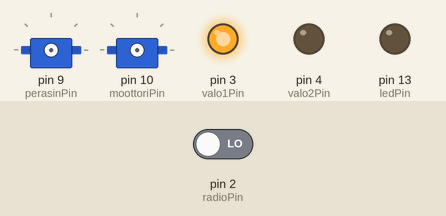
This sketch was run on a simulated Arduino Pro Mini, built with avr-gcc and run on an emulated ATmega328P. On the bench: 2 × servo, output pins drawn as LEDs (lit = HIGH). Wiring (inferred from the names in the program): 2 × servo: signal pin 9 / signal pin 10. Inputs (shaded band) come from the test bench; at power-on: pin 2 (radioPin) LOW. Servo pulses on a pin are drawn as a servo (544–2400 µs = 0–180°); pins used as bus, display or sensor lines are not drawn.

Above: at 0.1 s.
At 1.1 s:
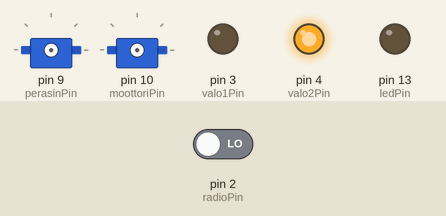
At 2.1 s:
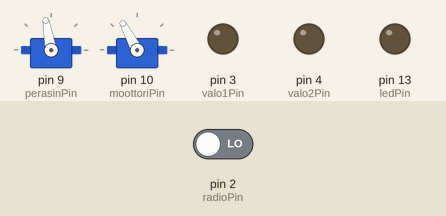
Timing chart, 0 to 3.6 s (numbered marks = the images above):
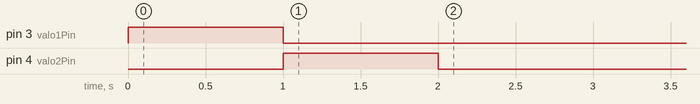

The sketch:

receiver.ino
```cpp
// versio 1.1 (1000 baudia)
// Kauko-ohjattavan veneen vastaanotinyksikkö
// lahettimen pulssi: prescaler 64, 250 pulssia = pulssi 16000 välein.
// vastaanottimen pulssi 64 kertaa nopeampi, eli 250. Prescaler 1 ja katto 250
// millisekunnissa on yhteensä 16000 kellopulssia, eli 64 keskeytystä.
// 21.1.2020: lisätty vilkkuvalot

// board: Arduino pro mini

// lahettimeta tulee 19.2 käskyä sekunnissa, yhteensä 52bit koodi koko ajan peräkkäin.


// ver 9/2021: keskeytys tulee 8x125=1000 kellopulssin välein. Neljä kertaa hitaammin kuin aiemmin.

const uint8_t radioPin=2;
const uint8_t valo1Pin=3;
const uint8_t valo2Pin=4;
const uint8_t ledPin=13;
const uint8_t perasinPin=9;
const uint8_t moottoriPin=10;

uint16_t servopulssit=0,valopulssit=0,valoVaihe=1;
uint16_t perasin=25;
uint8_t moottori=28;
uint8_t valot=0;
uint8_t sample,avrSample=0,edellinenSample=0,ramp=0,bitti=0,radioPreScaler=0,bittilkm,parsdata,virhe,bitti8=0;
boolean tulossa=false;
uint32_t tullutData=0xFFFFFFFF, data,data2;
uint8_t o[17];

static uint8_t symbols[] = {
  0xff, 0xff, 0xff, 0xff, 0xff, 0xff, 0xff, 0xff, 0xff, 0xff, 0xff, 0xff, 0xff, 0,    1,    0xff,
  0xff, 0xff, 0xff, 2,    0xff, 3,    4,    0xff, 0xff, 5,    6,    0xff, 7,    0xff, 0xff, 0xff,
  0xff, 0xff, 0xff, 8,    0xff, 9,    10,   0xff, 0xff, 11,   12,   0xff, 13,   0xff, 0xff, 0xff,
  0xff, 0xff, 14,   0xff, 15,   0xff, 0xff, 0xff, 0xff, 0xff, 0xff, 0xff, 0xff, 0xff, 0xff, 0xff
};

unsigned long time;

void setup() {
  pinMode(ledPin, OUTPUT);
  pinMode(perasinPin, OUTPUT);
  pinMode(moottoriPin, OUTPUT);
  pinMode(valo1Pin, OUTPUT);
  pinMode(valo2Pin, OUTPUT);
  pinMode(radioPin, INPUT);
  digitalWrite(ledPin, LOW);
  digitalWrite(moottoriPin, LOW);
  digitalWrite(perasinPin, LOW);
  digitalWrite(valo1Pin, LOW);
  digitalWrite(valo2Pin, LOW);
//  Serial.begin(9600);
  digitalWrite(valo1Pin, HIGH);
  delay(1000);
  digitalWrite(valo1Pin, LOW);
  digitalWrite(valo2Pin, HIGH);
  delay(1000);
  digitalWrite(valo2Pin, LOW);

//timer1
  TCCR1A=0; // _BV(WGM21); // CTC mode, eli katon voi määrätä OCR2 rekisterillä, prescaler 1
  TCCR1B=2+8; // alkuperäinen oli 1+8; 2=8x prescaler
  OCR1A=125; // alkuperäinen oli 250
  TIMSK1=2;
}

void loop() {
  if (tullutData!=0xFFFFFFFF) {
    data2=tullutData;
    tullutData=0xFFFFFFFF;
//    Serial.println(data2);

    for (int i=3;i>=0;i--) {  // data ryhmitelty 6bit ryhmiksi jossa 1-0 tasaisesti. Dataa yhdessä blokissa 4bit
      parsdata=symbols[data2&0x3F];   // havaitsee myös virheitä, jos 6bit koodi ei ole muunnostaulukossa
      if (parsdata==0xFF) break;
      data2>>=6;
      for (int j=1;j<=4;j++) {
        o[i*4+j]=parsdata&1;
        parsdata>>=1;
      }
    }
//        for (int i=16;i>0;i--) Serial.print(o[i]);
//        Serial.println();

    if (parsdata!=0xFF) {
      virhe=0;
      virhe+=(o[1]+o[3]+o[5]+o[7] +o[9] +o[11]+o[13]+o[15])%2;   // hamming koodi. korjaa 1bit muunnoksen ja havaitsee 2bit muunnoksen
      virhe+=2*((o[2]+o[3]+o[6]+o[7] +o[10]+o[11]+o[14]+o[15])%2);
      virhe+=4*((o[4]+o[5]+o[6] +o[7] +o[12]+o[13]+o[14]+o[15])%2);
      virhe+=8*((o[8]+o[9]+o[10]+o[11]+o[12]+o[13]+o[14]+o[15])%2);
      if (virhe>0) o[virhe]=1-o[virhe];

      virhe=(o[16]+o[1]+o[2]+o[3]+o[4]+o[5]+o[6]+o[7]+o[8]+o[9]+o[10]+o[11]+o[12]+o[13]+o[14]+o[15])%2;

      if (virhe==0) {
        perasin=15+(o[3]+2*o[5]+4*o[6]+8*o[7]+16*o[9]+32*o[10])/3; // Aiemmin 64
//        Serial.println(perasin);
        moottori=28+2*o[11]; //Aiemmin 114
        valot=o[12];
        digitalWrite(ledPin,valot);
        time=millis();
      }
    } else virhe=1;
//    if (virhe==1) digitalWrite(ledPin, HIGH);delay(1); digitalWrite(ledPin, LOW);

//    if (virhe==1) {
//      Serial.println("virhe");
//    } else {
//      for (int i=16;i>0;i--) Serial.print(o[i]);
//      Serial.println();
//    }
  }

  if (millis()-time>1000) moottori=28;
}

SIGNAL(TIMER1_COMPA_vect){
  sample=(PIND&4)>>2;  // lukee pin2;

  // servo koodi
  if (servopulssit==0) PORTB|=0x06;  //   digitalWrite(perasinPin,1), digitalWrite(moottoriPin,1);
  if (servopulssit==perasin) PORTB&=0x0FD; //    digitalWrite(perasinPin,0);
  if (servopulssit==moottori) PORTB&=0x0FB; //    digitalWrite(moottoriPin,0);
  servopulssit++;
  if (servopulssit>320) servopulssit=0; //20ms = 20*64 pulssia // aiemmin 1280
  valopulssit++;
  if (valopulssit==2000) { // Aiemmin 8000
    valopulssit=0;
    if (valot==0) {
      PORTD&=0xE7;
    } else if (valoVaihe==1) {
      PORTD|=0x08;
      PORTD&=0xEF;
    } else {
      PORTD&=0xF7;
      PORTD|=0x10;
    }
    valoVaihe=1-valoVaihe;
  }

  radioPreScaler++;            // sample otetaan vain 2 pulssin välein
  if (radioPreScaler==2) {  // Aiemmin 8
    radioPreScaler=0;
    avrSample+=sample;
    if (sample!=edellinenSample) {
      if (ramp<80) ramp+=11;
        else ramp+=29;
      edellinenSample=sample;
    } else ramp=ramp+20;

    if (ramp>=160) {            // käytännössä ohjelma odottaa kunnes tulee 0xC08B, sitten lukee seuraavat 24bit
      bitti8>>=1;
      bitti=0;
      if (avrSample>4) {
        bitti=1;
        bitti8|=0x80;
      }
      ramp-=160;
      avrSample=0;

      if (tulossa) {
        data>>=1;
        if (bitti==1) data|=0x800000;
        bittilkm++;
        if (bittilkm==24) {
          tulossa=false;
          tullutData=data;
        }
      } else if (bitti8==0xCC) {
        tulossa=true;
        bittilkm=0;
        data=0;
      }
    }
  }
}
```
